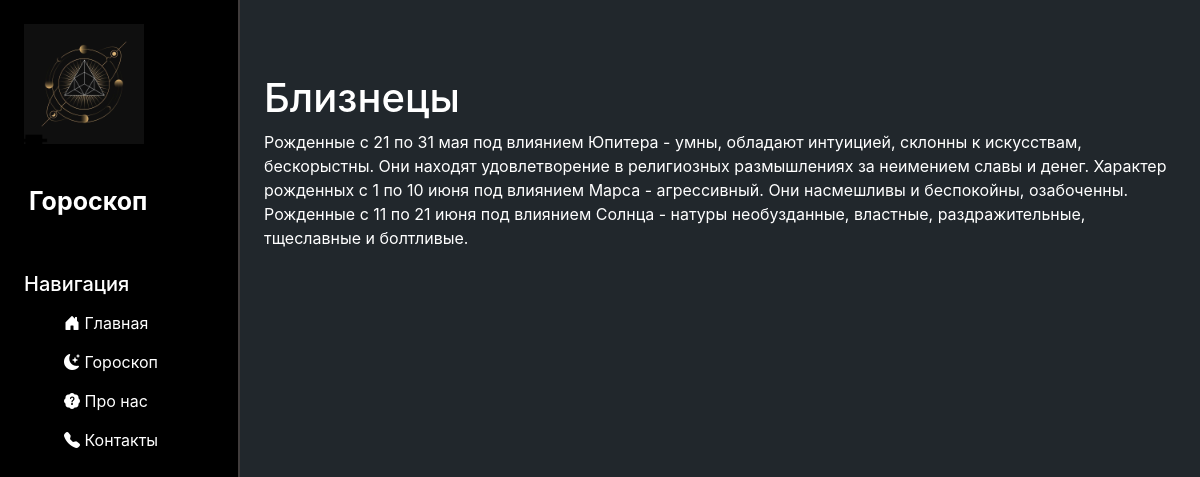
/zodiac/gemini, run on an earlier commit of the app's database.
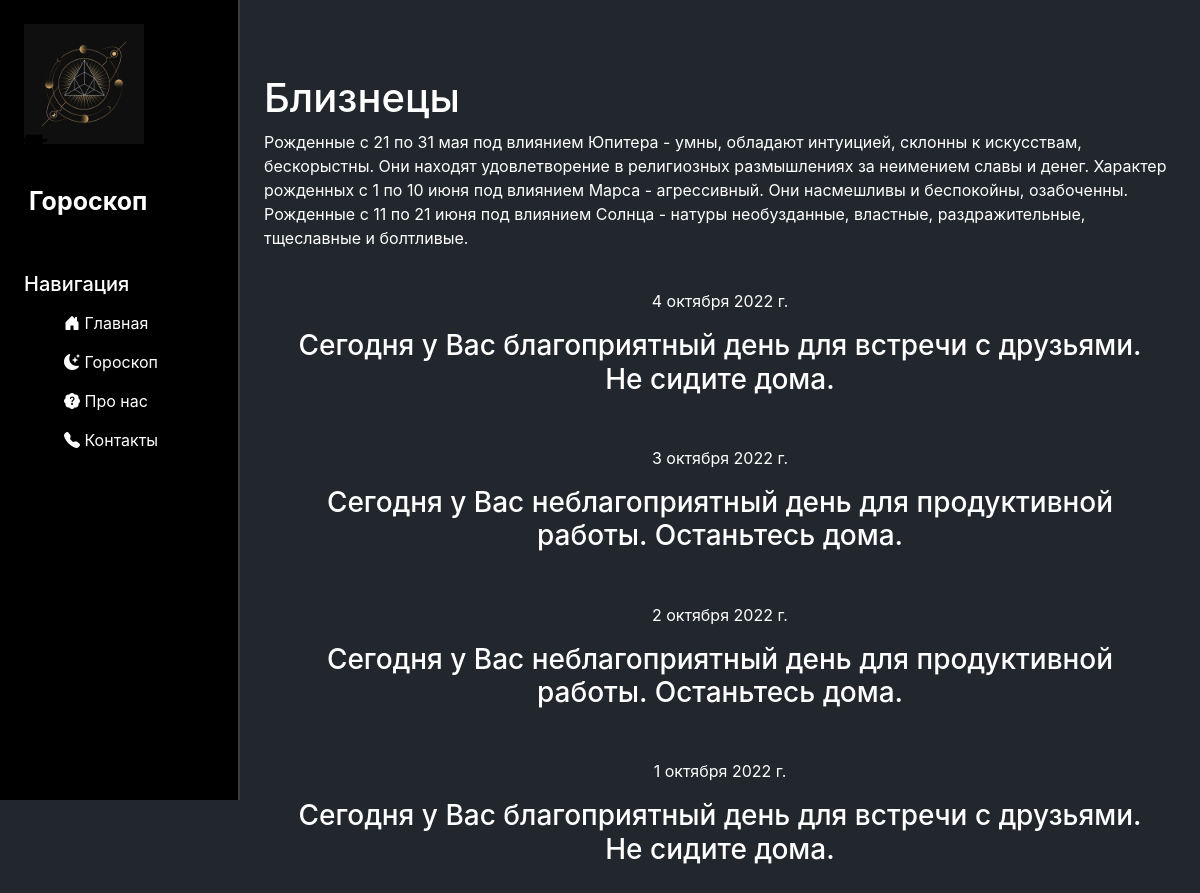
And on a later commit of the database.
### zodiac/models.py (models this page shows, shortened)
class Horoscope(models.Model):
    sign = models.CharField('Знак зодиака', max_length=20)
    horoscope_text = models.TextField('Гороскоп')
    date = models.DateField('Дата', max_length=15)
    class Meta:
        verbose_name = 'Гороскопы'
        verbose_name_plural = 'Гороскоп'

### zodiac/views.py (the view)
# urls.py: path('gemini', views.gemini, name='gemini'),
def gemini(request):
    prediction = Horoscope.objects.all().order_by('-date')
    return render(request, 'zodiac/gemini.html', {'prediction': prediction})

### zodiac/templates/zodiac/gemini.html (shortened to what this page needs)
{% extends 'main/base.html' %}
{% load static %}
{% block content %}
<div class="zodiacs">
    <h1>Близнецы</h1>
    <body>
        <p>
            Рожденные с 21 по 31 мая под влиянием Юпитера - умны, обладают интуицией, склонны к искусствам, бескорыстны.
            Они находят удовлетворение в религиозных размышлениях за неимением славы и денег. Характер рожденных с 1 по
            10 июня под влиянием Марса - агрессивный. Они насмешливы и беспокойны, озабоченны. Рожденные с 11 по 21 июня
            под влиянием Солнца - натуры необузданные, властные, раздражительные, тщеславные и болтливые.
        </p>
        {% for i in prediction %}
            {% if i.sign == 'Близнецы' %}
                <div class="prediction">
                    <p>{{ i.date }}</p>
                    <h3>{{ i.horoscope_text }}</h3>
                </div>
            {% endif %}
        {% endfor %}
    </body>
</div>
{% endblock %}

What changed in the data, as far as the page shows it:
added Horoscope: date "4 октября 2022 г.", horoscope_text "Сегодня у Вас благоприятный день для встречи с друзьями. Не сидите дома."
added Horoscope: date "3 октября 2022 г.", horoscope_text "Сегодня у Вас неблагоприятный день для продуктивной работы. Останьтесь дома."
added Horoscope: date "2 октября 2022 г.", horoscope_text "Сегодня у Вас неблагоприятный день для продуктивной работы. Останьтесь дома."
added Horoscope: date "1 октября 2022 г.", horoscope_text "Сегодня у Вас благоприятный день для встречи с друзьями. Не сидите дома."
